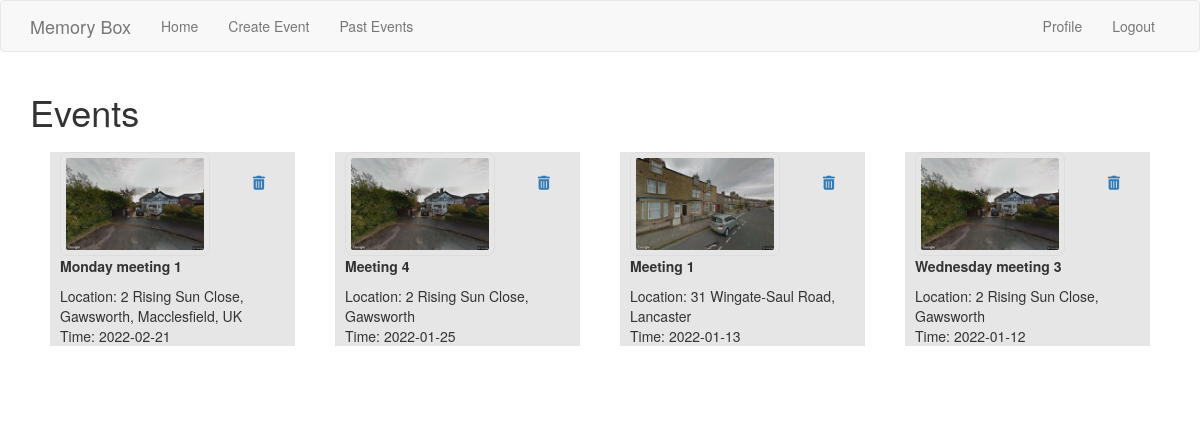
Page /past_events (signed in) on the committed database.
### app/models.py (models this page shows, shortened)
class Event(db.Model):
    id = db.Column(db.Integer, primary_key=True)
    name = db.Column(db.String(140))
    location = db.Column(db.String(140))
    timestamp = db.Column(db.DateTime, index=True, default=datetime.utcnow)
    user_id = db.Column(db.Integer, db.ForeignKey('user.id'))
    date = db.Column(db.Date)
    start = db.Column(db.Time)
    logs = relationship("Log", cascade="all, delete", backref="parent")
    images = relationship("Images", cascade="all, delete", backref="parent")

### app/routes.py (the view)
@app.route('/past_events', methods=['GET', 'POST'])
@login_required
def past_events():
    page = request.args.get('page', 1, type=int)
    events = Event.query.filter_by(user_id=current_user.id).order_by(Event.timestamp.desc()).paginate(
        page, app.config['POSTS_PER_PAGE'])
    next_url = url_for('past_events', page=events.next_num) \
        if events.has_next else None
    prev_url = url_for('past_events', page=events.prev_num) \
        if events.has_prev else None
    return render_template('past_events.html', title='Past Events', events=events,
    next_url=next_url, prev_url=prev_url)

### app/models.py (called while the page is built)
@login.user_loader
def load_user(id):
    return User.query.get(int(id))

### app/routes.py (called while the page is built)
@app.template_filter('format_date')
def format_date(timestamp):
    date = timestamp.date()
    return date

### app/templates/past_events.html (shortened to what this page needs)
{% extends 'base.html' %}
{% import 'bootstrap/wtf.html' as wtf %}
{% block app_content %}
    <h1>Events</h1>
    {% for event in events.items %}
    <div class="col-md-3 event">
        {% include 'event_preview.html' %}
    </div>
    {% endfor %}
    <div class="col-md-4 page">
    </div>
{% endblock %}

### app/templates/base.html (shortened to what this page needs)
{% extends 'bootstrap/base.html' %}
{% block navbar %}
    <nav class="navbar navbar-default">
        <div class="container">
            <div class="navbar-header">
                <a class="navbar-brand" href="{{ url_for('index') }}">Memory Box</a>
            </div>
            <div class="collapse navbar-collapse" id="bs-example-navbar-collapse-1">
                <ul class="nav navbar-nav">
                    <li><a href="{{ url_for('index') }}">Home</a></li>
                    <li><a href="{{ url_for('create_event') }}">Create Event</a></li>
                    <li><a href="{{ url_for('past_events') }}">Past Events</a></li>
                </ul>
                <ul class="nav navbar-nav navbar-right">
                    {% if current_user.is_anonymous %}
                    <li><a href="{{ url_for('login') }}">Login</a></li>
                    {% else %}
                    <li><a href="{{ url_for('user', username=current_user.username) }}">Profile</a></li>
                    <li><a href="{{ url_for('logout') }}">Logout</a></li>
                    {% endif %}
                </ul>
            </div>
        </div>
    </nav>
{% endblock %}
{% block content %}
    <div class="container">
        {% block app_content %}{% endblock %}
    </div>
{% endblock %}

### app/templates/event_preview.html (shortened to what this page needs)
<link rel= "stylesheet" type= "text/css" href= "{{ url_for('static',filename='style.css') }}">
    <div class="event_prev">
        <div class="event_content">
            <a href="{{ url_for('dashboard', event_id=event.id) }}">
                <img src="{{url_for('static',filename='streetview_images/' + event.location + '.jpg')}}">
            </a>
            <a class="pull-right del" href="{{ url_for('delete_event', event_id=event.id) }}"
             onclick="return confirm('Do you want to permanently delete event {{ event_title }}?');" style="margin-left: 10%;"><i class="fas fa-trash-alt" style="size: 2x"></i> </a>
            <div class="event_info">
                <p style="font-weight: bold;">{{ event.name }}</p>
                Location:  {{ event.location }}
                <br>
                Time:  {{ event.timestamp | format_date }}
            </div>
        </div>
    </div>

### app/static/style.css (style rules this page uses)
.page { margin:2%; }
.event_prev { border: 10px; background-color: #e6e6e6; margin: 5px; }
.event_content { margin: 10px; }
.event_prev img { border-radius: 8px; border: 1px solid #ddd; padding: 5px; width: 150px; }
html, body { height: 100%; margin: 0; padding: 0; }
.del { margin: 20px; }

### rows in the picture
Event: location (picture), name "Monday meeting 1", location "2 Rising Sun Close, Gawsworth, Macclesfield, UK", timestamp "2022-02-21"
Event: location (picture), name "Meeting 4", location "2 Rising Sun Close, Gawsworth", timestamp "2022-01-25"
Event: location (picture), name "Meeting 1", location "31 Wingate-Saul Road, Lancaster", timestamp "2022-01-13"
Event: location (picture), name "Wednesday meeting 3", location "2 Rising Sun Close, Gawsworth", timestamp "2022-01-12"
